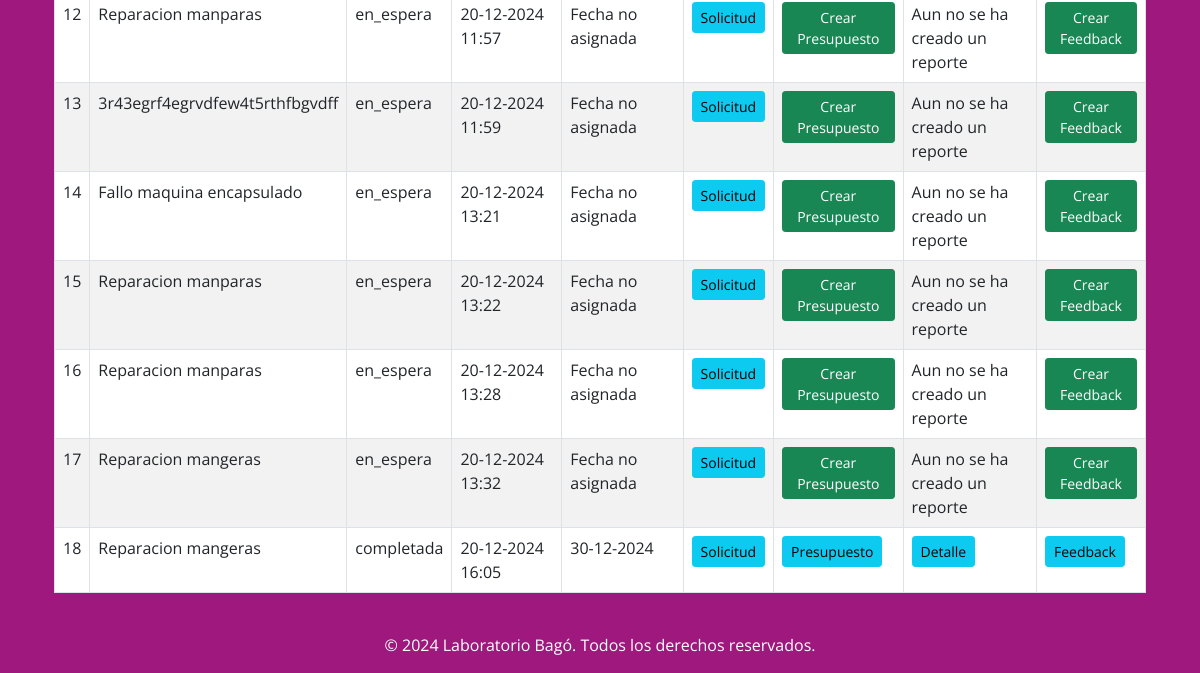
The page /externos/dashboard/listar_solicitudes (signed in, lower part) on the database as committed earlier.
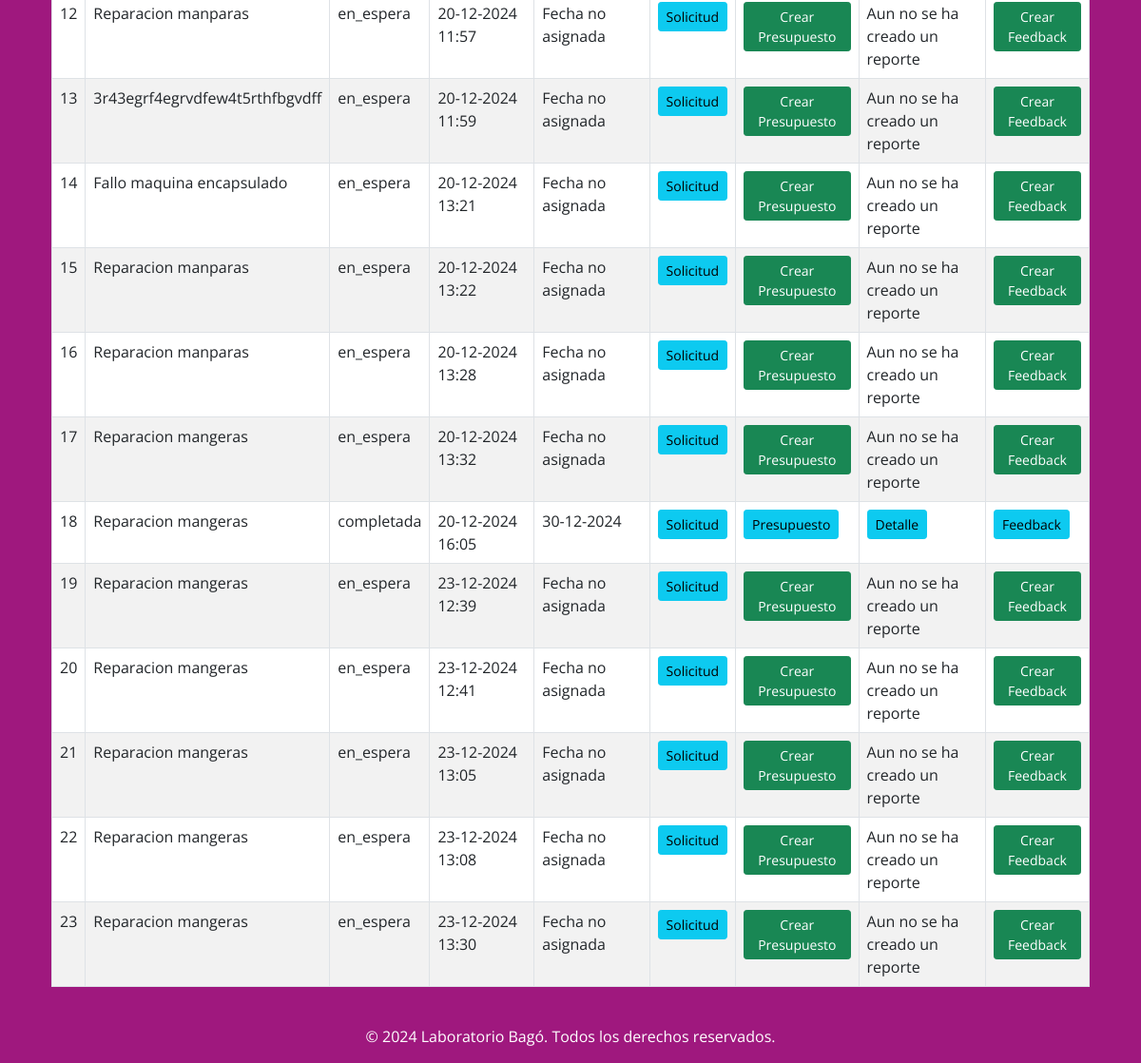
The same page on the database as committed later.
### external_workers/models.py (models this page shows, shortened)
class TareaExterno(models.Model):
    solicitud = models.ForeignKey(SolicitudExterno, on_delete=models.CASCADE, related_name='tareas_externas')
    estado = models.CharField(
        max_length=20,
        choices=[('en_espera', 'En Espera'), ('en_curso', 'En Curso'), ('completada', 'Completada'), ('rechazada', 'Rechazada')],
        default='en_espera'
    )
    fecha_asistencia = models.DateField(null=True, blank=True)
    fecha_creacion = models.DateTimeField(auto_now_add=True)

class SolicitudExterno(models.Model):
    externo = models.ForeignKey(User, on_delete=models.CASCADE, related_name='solicitudes_externas')
    creado_por = models.ForeignKey(User, on_delete=models.SET_NULL, null=True, blank=True)
    objetivo = models.CharField(max_length=200, null=False, blank=False)
    descripcion = models.TextField(null=False, blank=False)
    imagen = models.ImageField(upload_to='ex_peticiones_imagenes/', null=False, blank=False)
    pdf_peticion = models.FileField(upload_to='ex_peticiones/', null=False, blank=False)
    fecha_creacion = models.DateTimeField(auto_now_add=True)

### external_workers/views.py (the view)
# urls.py: path('dashboard/listar_solicitudes', listar_solicitudes, name='listar_solicitudes'),
@login_required
def listar_solicitudes(request):
    estado_selec = request.GET.get('estado', 'todos')
    estados_validos = ['en_espera', 'en_curso', 'completada', 'rechazada']
    user_roles = request.user.groups.values_list('name', flat=True)
    is_superuser = request.user.is_superuser
    tareas_externo = TareaExterno.objects.all()
    if not is_superuser:
        if 'Externo' in user_roles:
            tareas_externo = tareas_externo.filter(solicitud__externo=request.user)
        elif 'Supervisor' in user_roles or 'Operario' in user_roles:
            tareas_externo = tareas_externo.filter(solicitud__creado_por=request.user)
    if estado_selec != 'todos' and estado_selec in estados_validos:
        tareas_externo = tareas_externo.filter(estado=estado_selec)
    return render(request, "app/dashboard/listar_solicitudes.html", {
        'tareas_externo': tareas_externo,
        'estado_selec': estado_selec,
        'es_superusuario': is_superuser,
        'es_externo': 'Externo' in user_roles,
        'es_supervisor': 'Supervisor' in user_roles,
        'es_operario': 'Operario' in user_roles,
    })

### app/context_processors.py (called while the page is built)
def user_groups(request):
    if request.user.is_authenticated:
        username = request.user.username
        grupos = request.user.groups.values_list('name', flat=True)
    else:
        username = None
        grupos = []
    return {
        'username': username,
        'grupos': grupos,
    }

def notificaciones(request):
    if request.user.is_authenticated:
        notificaciones = Notificacion.objects.filter(usuario=request.user, leido=False).order_by('-creado_en')[:3]
    else:
        notificaciones = []
    return {'notificaciones': notificaciones}

### app/templates/app/dashboard/listar_solicitudes.html (shortened to what this page needs)
{% extends '../base.html' %}
{% block content %}
<div class="container mt-5 text-white">
    <div class="table-responsive">
        <table class="table table-bordered table-striped bg-white">
            <tbody>
                {% for tarea in tareas_externo %}
                <tr>
                    <td>{{ tarea.id }}</td>
                    <td>{{ tarea.solicitud.objetivo }}</td>
                    <td>{{ tarea.estado }}</td>
                    <td>{{ tarea.fecha_creacion|date:"d-m-Y H:i" }}</td>
                    <td>
                        {% if tarea.fecha_asistencia %}
                            {{ tarea.fecha_asistencia|date:"d-m-Y" }}
                        {% else %}
                            Fecha no asignada
                        {% endif %}
                    </td>
                    <td>
                        {% if tarea.solicitud %}
                            <a href="{% url 'detalle_solicitud' tarea.solicitud.id %}" class="btn btn-info btn-sm">Solicitud</a>
                        {% else %}
                            <p>Sin Solicitud</p>
                        {% endif %}
                    </td>
                    <td>
                        {% if tarea.presupuesto_externo %}
                            <a href="{% url 'detalle_presupuesto' tarea.presupuesto_externo.id %}" class="btn btn-info btn-sm">Presupuesto</a>
                        {% else %}
                            {% if es_supervisor or es_operario %}
                                <a href="{% url 'gestionar_presupuesto' tarea.id %}" class="btn btn-success btn-sm">Crear Presupuesto</a>
                            {% else %}
                                Aun no se ha creado un presupuesto
                            {% endif %}
                        {% endif %}
                    </td>
                    <td>
                        {% if tarea.externo_reportes %}
                            <a href="{% url 'detalle_reporte_ext' tarea.externo_reportes.id %}" class="btn btn-info btn-sm">Detalle</a>
                        {% else %}
                            {% if es_externo and tarea.presupuesto_externo %}
                                <a href="{% url 'reporte_externo' tarea.id %}" class="btn btn-success btn-sm">Crear Reporte</a>
                            {% else %}
                                Aun no se ha creado un reporte
                            {% endif %}
                        {% endif %}
                    </td>
                    <td>
                        {% if tarea.externo_feedback %}
                            <a href="{% url 'detalle_feedback_ext' tarea.externo_feedback.id %}" class="btn btn-info btn-sm">Feedback</a>
                        {% else %}
                            {% if es_operario or es_supervisor and tarea.externo_reportes %}
                                <a href="{% url 'feedback_externo' tarea.id %}" class="btn btn-success btn-sm">Crear Feedback</a>
                            {% else %}
                                Aun no se ha creado un Feedback
                            {% endif %}
                        {% endif %}
                    </td>
                </tr>
            {% empty %}
                <tr>
                    <td colspan="9" class="text-center text-muted">No hay tareas disponibles.</td>
                </tr>
            {% endfor %}
            </tbody>
        </table>
    </div>
</div>
{% endblock %}

### app/templates/app/base.html (shortened to what this page needs)
{% load static %}
<!DOCTYPE html>
<html lang="es">
    <head>
        <link
          href="https://cdnjs.cloudflare.com/ajax/libs/font-awesome/6.0.0/css/all.min.css"
          rel="stylesheet"
        />
        <link href="https://cdn.jsdelivr.net/npm/bootstrap@5.0.2/dist/css/bootstrap.min.css" rel="stylesheet">
        <link
          href="{% static 'css/style.css' %}"
          rel="stylesheet"
        />
    </head>
<body class="Body-base" style="font-family: 'Open Sans', sans-serif;">
    <div class="container my-4">
        {% block content %}{% endblock content %}
    </div>
    <footer class="text-center mt-4">
        <p>&copy; 2024 Laboratorio Bagó. Todos los derechos reservados.</p>
    </footer>
{% load sweetify %}
</body>
</html>

### app/static/css/style.css (style rules this page uses)
.Body-base { background-color: #9f187e; }
footer { color: white !important; }

Rows that differ between the two databases and show on the page:
added TareaExterno: id "19", solicitud.objetivo "Reparacion mangeras", estado "en_espera", fecha_creacion "23-12-2024 12:39", shows "Fecha no asignada", shows "Solicitud", shows "Crear Presupuesto", shows "Aun no se ha creado un reporte", shows "Crear Feedback"
added TareaExterno: id "20", solicitud.objetivo "Reparacion mangeras", estado "en_espera", fecha_creacion "23-12-2024 12:41", shows "Fecha no asignada", shows "Solicitud", shows "Crear Presupuesto", shows "Aun no se ha creado un reporte", shows "Crear Feedback"
added TareaExterno: id "21", solicitud.objetivo "Reparacion mangeras", estado "en_espera", fecha_creacion "23-12-2024 13:05", shows "Fecha no asignada", shows "Solicitud", shows "Crear Presupuesto", shows "Aun no se ha creado un reporte", shows "Crear Feedback"
added TareaExterno: id "22", solicitud.objetivo "Reparacion mangeras", estado "en_espera", fecha_creacion "23-12-2024 13:08", shows "Fecha no asignada", shows "Solicitud", shows "Crear Presupuesto", shows "Aun no se ha creado un reporte", shows "Crear Feedback"
added TareaExterno: id "23", solicitud.objetivo "Reparacion mangeras", estado "en_espera", fecha_creacion "23-12-2024 13:30", shows "Fecha no asignada", shows "Solicitud", shows "Crear Presupuesto", shows "Aun no se ha creado un reporte", shows "Crear Feedback"
